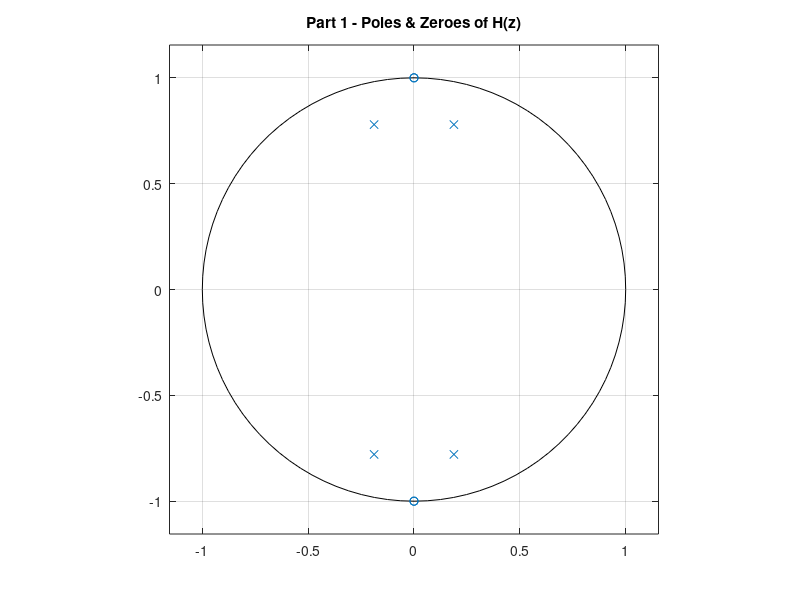
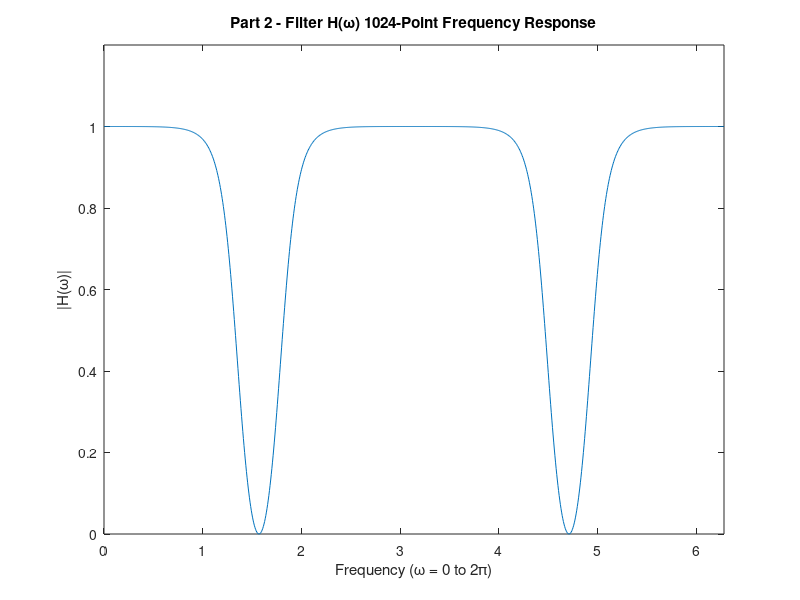

These charts were generated, in order, by the following MATLAB code: (Note: this script raises an error after producing the figures.)
%% Part 1
% Jordan Smith
% ECE 714 - Digital Signal Processing
% Assignment #5 - IIR Filter Implementation
% November 4, 2016
%
% The IIR filter is a 4th order Band reject filter with stopbands between w
% =0.4*pi and w2 = 0.6*pi. The frequency range should include 0 to 2*pi,
% using the axis adjustment provided in the assignment. A has the
% coefficients of the denominator and B has numerator coefficients.
%
% To scale the frequency axis, use f = fs*(0:length(x)-1)/length(x), and
% plot(f,abs(fft(x))). For a time axis of an input signal, such as the .wav
% file included, t = (0:length(x)-1)/fs; plot(t,x), with [x,fs]=audioread()

clc
clear all; close all;

[B A] = butter(2,[0.4 0.6],'stop');     % Filter Coefficients

figure(1)
zplane(B,A)
title('Part 1 - Poles & Zeroes of H(z)')

%% Part 2
%
% Compute the filter frequency response of H(w), which is H(z) where z =
% e^-jw. The term z^-2 becomes exp(-j*2*w) when interpreting. For w, the
% frequency is assessed from 0 to 2*pi across 1024 points.

w = linspace(0, 2*pi, 1024);

den = exp(-j*w*0).*A(1) + exp(-j*w*1).*A(2) + exp(-j*w*2).*A(3) +...
    exp(-j*w*3).*A(4) + exp(-j*w*4).*A(5);

num = exp(-j*w*0).*B(1) + exp(-j*w*1).*B(2) + exp(-j*w*2).*B(3) +...
    exp(-j*w*3).*B(4) + exp(-j*w*4).*B(5);

Hw = num./den;
mag = abs(Hw);  % magnitude of the frequency response

figure(2)
plot(w,mag)     % output versus the normalized 1024 point frequency
axis([0 2*pi 0 1.2]);
title('Part 2 - Filter H(\omega) 1024-Point Frequency Response')
ylabel('|H(\omega)|')
xlabel('Frequency (\omega = 0 to 2\pi)')

%% Part 3
%
% Write code that will compute y(n) from any discrete time input x(n),
% where the length of the computed sequence y(n) is the same length of the
% input sequence x(n). All initial I/O states are assumed to be zero.

[x3,fs] = audioread('speech5.wav'); % signal and sampling rate import
N = length(x3);                     % discrete time length of input signal
x = x3.';                           % transpose Matrix
t = (0:length(x)-1)/fs;             % time axis
y = 0:length(x)-1;                  % establishes matrix length of input
y(1:length(x)) = 0;                 % fills vector with zero (init. cond.)

for n=5:length(x);                  % starts at n=5 to prevent neg. index

    y(n) = (1/A(1)).*(B(1).*x(n) + B(2).*x(n-1) + B(3).*x(n-2) + ...
        B(4).*x(n-3) + B(5).*x(n-4) - A(2).*y(n-1) - A(3).*y(n-2) - ...
        A(4).*y(n-3) - A(5).*y(n-4));
    
end

%% Part 4
%
% Generate d(n) with amplitude 1 at N=0, and N=1:1023 are all valued at
% amplitude zero. x(n) = d(n), and y(n) = h(n), utilizing the filter
% established in Part 3.
%
% Approximating this response would be with a 29th order FIR filter, that
% matches the output h[n]. Due to the filter's asymetrical shape, the
% filter exhibits a nonlinear phase resposne.

d(1:1024) = 0;                      % zero-padded points for d(n)
d(5) = 1;                           % discrete time impulse function
h(1:length(d)) = 0;                 % output vector initialization

for n2 = 5:1024;
    
     h(n2) = (1/A(1)).*(B(1).*d(n2) + B(2).*d(n2-1) + B(3).*d(n2-2) + ...
         B(4).*d(n2-3) + B(5).*d(n2-4) - A(2).*h(n2-1) - A(3).*h(n2-2) -...
         A(4).*h(n2-3) - A(5).*h(n2-4));
    
end

figure(3)
stem(h);
xlim([0 30]);
xlabel('Discrete Time Impulse d(n)')
ylabel('Impulse Response h(n)')
title('Part 4 - Time Impulse Response of IIR Filter')

%% Part 5
%
% We know that the filter's frequency response H(w) = DTFT{h(n)}, so 
% compute 1024 samples of H(w),  using the 1024- point DFT{h(n)}. Plot the 
% magnitude of H(w) versus w scaled as described above. Compare this to 
% the results from part 2.


figure(4)
plot(w,abs(fft(h)));
axis([0 2*pi 0 1.2]);
title('Part 5 - 1024-point H(\omega) Impulse Response');
xlabel('Frequency \omega = 0 to 2\pi');
ylabel('|H(\omega)|');

%% Part 6
%
% Utilizing the speech file, apply the filter and name the input variable
% x. The sampling rate is fixed at 2000 samples/sec. In part 3, the audio
% file was imported, and the signal was properly filtered, and processed as
% the variable y. A majority of this portion is already written in Part 3.

[x2,fs] = audioread('speech5.wav'); % signal and sampling rate import
N2 = length(x2);                    % discrete time length of input signal
x6 = x2.';                          % transpose Matrix
t6 = (0:length(x6)-1)/fs;           % time axis
y6 = 0:length(x6)-1;                % establishes matrix length of input
y6(1:length(x6)) = 0;               % fills vector with zero (init. cond.)

for n6 = 5:length(x6);

    y6(n6) = (1/A(1)).*(B(1).*x6(n6) + B(2).*x6(n6-1) + B(3).*x6(n6-2)+ ...
        B(4).*x6(n6-3) + B(5).*x6(n6-4) - A(2).*y6(n6-1)-A(3).*y6(n6-2)- ...
        A(4).*y6(n6-3) - A(5).*y6(n6-4));

end

%% Part 7
%
% Plot the entire signal x as a function of time. The time axis should be 
% calibrated in seconds.  The magnitude axis should be adjusted to the 
% range -1.2 to 1.2.

figure(5)
plot(t,x);
ylim([-1.2 1.2]);
xlim([0 2.6]);
xlabel('Time (seconds)')
ylabel('x[n]')
title('Part 7 - Time Function of the Speech File')

%% Part 8
%
% Plot the estimated frequency spectrum of the signal x over the range 0 
% to fs, following MATLAB help item 6 above. Make sure to use the plot( ) 
% function and to scale it as described above. The frequency axis should 
% be calibrated in Hz (as shown in MATLAB help item 6). Label the axes 
% correctly, etc.

f = fs*(0:length(x)-1)/length(x); 

figure(6)
plot(f,abs(fft(x)));
axis([0 fs 0 200]);
xlabel('Frequency(Hz) 0 to f_{S} = 20,000');
ylabel('|X(f)|');
title('Part 8 - Input Signal Estimated Frequency Spectrum')

%% Part 9
%
% Re-plot the filter response from Part 2, but scaled to the physical
% frequency f, rather than the normalized frequency "w", using the value of
% fs from the sound signal x, scaling the axis from 0 to fs and 0 to 1.2.


f9 = fs*(0:length(Hw)-1)/length(Hw);
figure(7)
plot(f9,abs(Hw));
axis([0 fs 0 1.2]);
title('Part 9 - Filter Response across Physical Frequency');
ylabel('|H(f)|');
xlabel('Frequency(Hz)');

%% Part 10
%
% Use your MATLAB filtering code from step 3 to compute the signal y, the 
% filter's response to the input signal x from part 6. Play the audio 
% waveform signal y using sound(). How does it sound compared to the sound 
% quality in part 6?

pause(2);           % Incorporates a pause after generating figures
sound(x,fs);        % Original Input signal
pause(3);           % Delay between input signal and output signal
sound(y,fs);        % Output of IIR filtered speech file

%% Part 11
%
% Plot the entire output signal as a function of time. The time axis should
% be calibrated in seconds, and the magnitude of the vertical axis should
% span -1.2 to 1.2.

figure(8)
plot(t,y);
ylim([-1.2 1.2]);
xlim([0 2.6]);
xlabel('Time (s)');
ylabel('y[n]');
title('Part 11 - Output Speech File Post IIR Filtering versus Time')

%% Part 12
%
% Plot the estimated frequency spectrum of the signal y over the range 0 to
% fs, following MATLAB help item 6. Make sure to use the plot( ) function 
% and to scale it as described in the assignment. The frequency axis 
% should be calibrated in Hz (as shown in MATLAB help item 6).

f12 = fs*(0:length(y)-1)/length(y);
mag12 = abs(fft(y));

figure(9)
plot(f12,mag12);
title('Part 12 - Estimated Frequency Spectrum of IIR Filtered Output');
xlabel('Frequency (Hz)');
ylabel('|Y(f)|');
axis([0 fs 0 200]);